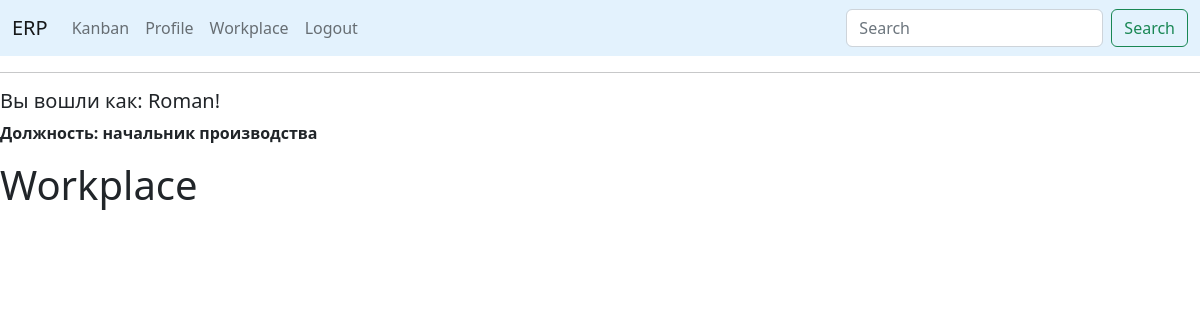
The page /workplace (signed in) on the database as committed earlier.
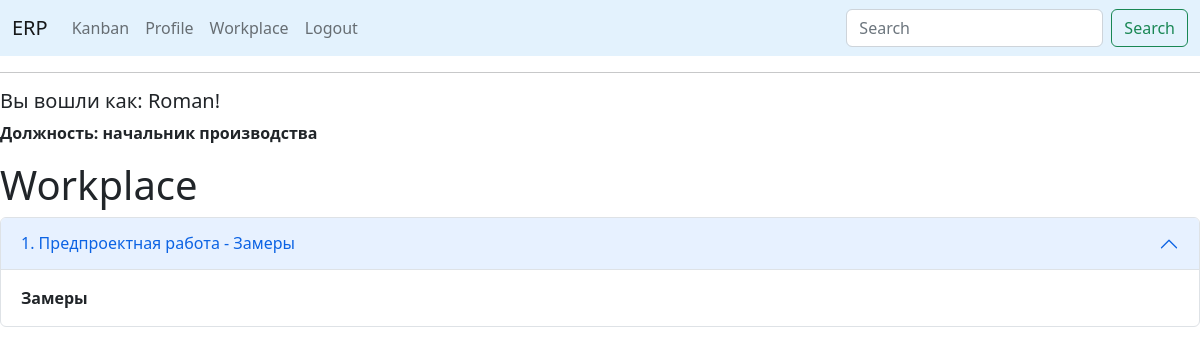
The same page on the database as committed later.
### app/models.py (models this page shows, shortened)
class User(UserMixin, db.Model):
    id = db.Column(db.Integer, primary_key=True)
    first_name = db.Column(db.String(150), index=True)
    last_name = db.Column(db.String(150), index=True)
    phone = db.Column(db.String(120), index=True, unique=True)
    username = db.Column(db.String(64), index=True, unique=True)
    password_hash = db.Column(db.String(128))
    specialization_id = db.Column(db.Integer, db.ForeignKey('specialization.id'), nullable=False)
    posts = db.relationship('Post', backref='author', lazy='dynamic')
    followed = db.relationship(
        'User', secondary=followers,
        primaryjoin=(followers.c.follower_id == id),
        secondaryjoin=(followers.c.followed_id == id),
        backref=db.backref('followers', lazy='dynamic'), lazy='dynamic')

class Specialization(db.Model):
    id = db.Column(db.Integer, primary_key=True)
    job_title = db.Column(db.String(150), index=True, unique=True)
    users = db.relationship('User', backref='employee',
                            lazy=True)  # this is not a table field, the code sets the relation of the specialization

class PreProduct(db.Model):
    id = db.Column(db.Integer, primary_key=True)
    number_order_client = db.Column(db.Integer, db.ForeignKey('order_client.id'), nullable=False)
    work_type = db.Column(db.Integer, db.ForeignKey('works.id'), nullable=False)
    set_worker = db.Column(db.Integer, db.ForeignKey('user.id'))
    work = db.relationship('Works', backref='work', lazy='subquery')
    worker = db.relationship('User', backref='worker', lazy='subquery')

class Works(db.Model):
    id = db.Column(db.Integer, primary_key=True)
    work_title = db.Column(db.String(150))
    work_type = db.Column(db.String(150))

### app/routes.py (the view)
@app.route('/workplace', methods=['GET', 'POST'])
@login_required
def workplace():
    order_manufacture = PreProduct.query.filter_by(set_worker=current_user.id).all()
    return render_template("workplace.html", title='Workplace', order_manufacture=order_manufacture)

### app/models.py (called while the page is built)
@login.user_loader
def load_user(id):
    return User.query.get(int(id))

### app/templates/workplace.html
{% if current_user.specialization_id is ne(2)%}
{% extends "base_bootstrap.html" %}
{% else %}
{% extends "base.html" %}
{% endif %}
{% block content %}
<h1>Workplace</h1>
{% for order in order_manufacture %}
<div class="accordion" id="accordionPanelsStayOpenExample">
  <div class="accordion-item">
    <h2 class="accordion-header" id="panelsStayOpen-headingOne">
      <button class="accordion-button" type="button" data-bs-toggle="collapse" data-bs-target="#panelsStayOpen-collapseOne" aria-expanded="true" aria-controls="panelsStayOpen-collapseOne">
        {{order.id}}. {{order.work.work_title}} - {{order.work.work_type}}
      </button>
    </h2>
    <div id="panelsStayOpen-collapseOne" class="accordion-collapse collapse show" aria-labelledby="panelsStayOpen-headingOne">
      <div class="accordion-body">
        <strong>{{order.work.work_type}}</strong>
      </div>
    </div>
  </div>
</div>
{% endfor%}
{% endblock %}

### app/templates/base_bootstrap.html (shortened to what this page needs)
<!doctype html>
<html>
<link href="https://cdn.jsdelivr.net/npm/bootstrap@5.2.3/dist/css/bootstrap.min.css" rel="stylesheet">
    <head>
    </head>
    <body>
        <nav class="navbar navbar-expand-lg bg-body-tertiary" style="background-color: #e3f2fd;">
          <div class="container-fluid">
            <a class="navbar-brand" href="{{ url_for('index') }}">ERP</a>
            <div class="collapse navbar-collapse" id="navbarSupportedContent">
              <ul class="navbar-nav me-auto mb-2 mb-lg-0">
                  {% if current_user.is_anonymous %}
                <li class="nav-item">
                  <a class="nav-link active" aria-current="page" href="{{ url_for('index') }}">Home</a>
                </li>
                  <li class="nav-item">
                  <a class="nav-link" href="{{ url_for('login') }}">Login</a>
                </li>
                  {% else %}
                  <li class="nav-item">
                  <a class="nav-link" href="{{ url_for('kanban') }}">Kanban</a>
                </li>
                  <li class="nav-item">
                  <a class="nav-link" href="{{ url_for('user', username=current_user.username) }}">Profile</a>
                </li>
                  <li class="nav-item">
                  <a class="nav-link" href="{{ url_for('workplace') }}">Workplace</a>
                </li>
                  <li class="nav-item">
                  <a class="nav-link" href="{{ url_for('logout') }}">Logout</a>
                </li>
              </ul>
              <form class="d-flex" role="search">
                <input class="form-control me-2" type="search" placeholder="Search" aria-label="Search">
                <button class="btn btn-outline-success" type="submit">Search</button>
              </form>
                {% endif %}
            </div>
          </div>
        </nav>
        <hr>
        <div>
            {% if current_user.is_authenticated %}
            <h5> Вы вошли как: {{ current_user.first_name }}!</h5>
            <p><strong>Должность: {{current_user.employee.job_title}}</strong></p>
            {% endif %}
        </div>
        {% block content %}{% endblock %}
    </body>
</html>

Rows that differ between the two databases and show on the page:
now on this page (row edited): PreProduct: id "1", work.work_title "Предпроектная работа", work.work_type "Замеры"
